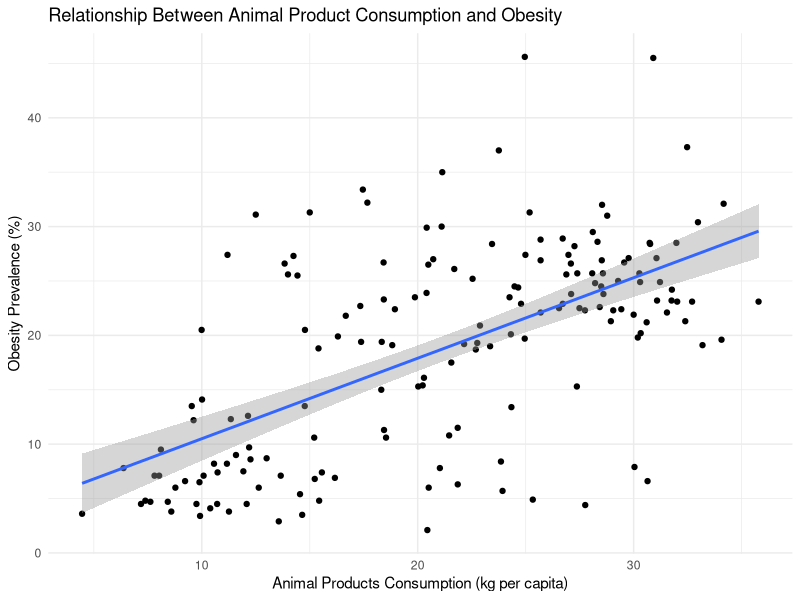

Write R code to recreate this figure.
# ==========================
# Load Libraries
# ==========================
library(tidyverse)

# ==========================
# Load Dataset
# ==========================
# Replace 'data.csv' with the actual filename
df <- read.csv("Protein_Supply_Quantity_Data.csv")

# ==========================
# Select Needed Variables
# ==========================
data_clean <- df %>%
  select(Country, Animal.Products = Animal.Products, Obesity) %>%
  filter(!is.na(Animal.Products), !is.na(Obesity))

# ===========================
# Scatter Plot (Main Plot)
# ==========================
p1 <- ggplot(data_clean, aes(x = Animal.Products, y = Obesity)) +
  geom_point() +
  geom_smooth(method = "lm", se = TRUE) +
  labs(title = "Relationship Between Animal Product Consumption and Obesity",
       x = "Animal Products Consumption (kg per capita)",
       y = "Obesity Prevalence (%)") +
  theme_minimal()

print(p1)

